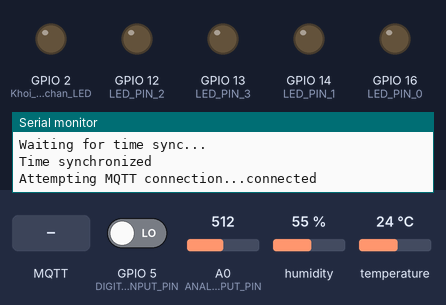
A sketch run on a simulated ESP8266 (NodeMCU). Shown: output pins drawn as LEDs (lit = HIGH), the last lines printed to the serial monitor. The inputs (shaded band) are chosen by the test bench; at power-on: GPIO 5 (DIGITAL_INPUT_PIN) LOW, A0 (ANALOG_INPUT_PIN) = 512, humidity 55 %, temperature 24 °C. WiFi joins after 1.5 s; servers stay silent unless stated; the local clock reads 2024-03-15 10:24:30 at power-on unless the sketch sets it; random numbers use the default seed unless the sketch sets one; no MQTT or app messages arrive unless stated.

Above: at 2.7 s.
2.8 s: MQTT message "led1-on" arrives on the first subscribed topic
At 4.0 s:
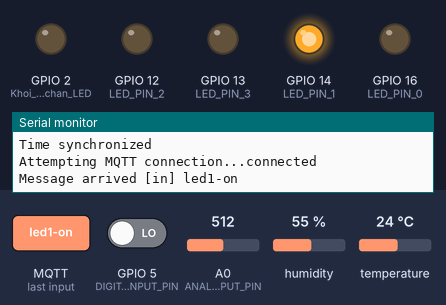
4.3 s: MQTT message "ON" arrives on the first subscribed topic
At 5.3 s:
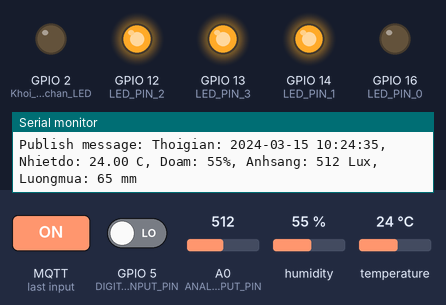
5.8 s: MQTT message "led1-off" arrives on the first subscribed topic
At 6.4 s:
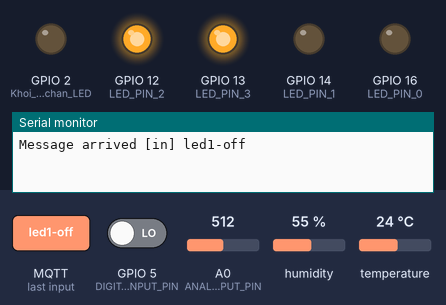
7.3 s: MQTT message "led2-off" arrives on the first subscribed topic
At 8.5 s:
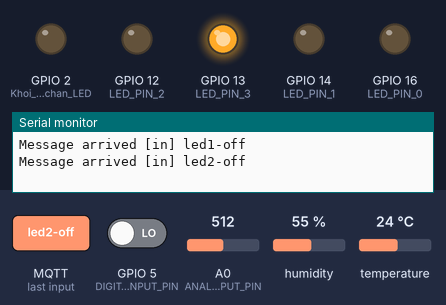
8.8 s: MQTT message "led1-on" arrives on the first subscribed topic
At 9.9 s:
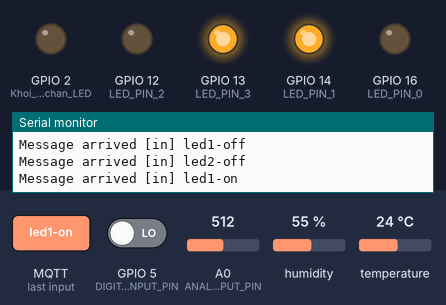
10.3 s: MQTT message "led2-on" arrives on the first subscribed topic
At 11.0 s:
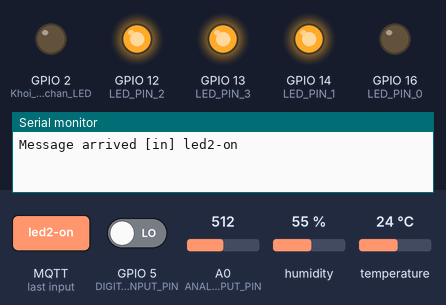
Timing chart, 0 to 12.8 s (numbered marks = the images above; inputs shaded):
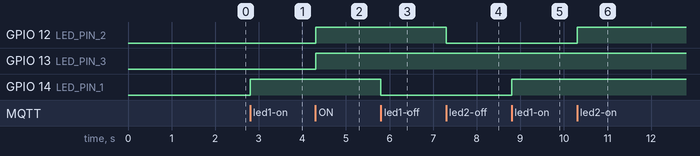

Measured:
- after the input at 2.8 s, GPIO 14 (LED_PIN_1): LOW → HIGH at once
- after the input at 4.3 s, GPIO 12 (LED_PIN_2), GPIO 13 (LED_PIN_3): LOW → HIGH at once
- after the input at 5.8 s, GPIO 14 (LED_PIN_1): HIGH → LOW at once
- after the input at 7.3 s, GPIO 12 (LED_PIN_2): HIGH → LOW at once
- after the input at 8.8 s, GPIO 14 (LED_PIN_1): LOW → HIGH at once
- after the input at 10.3 s, GPIO 12 (LED_PIN_2): LOW → HIGH at once

The sketch:

code_esp8266.ino
```cpp
#include <ESP8266WiFi.h>
#include <PubSubClient.h>
#include "DHT.h"
#include <time.h>  // Them thu vien time.h de lay thoi gian

// Cau hinh WiFi va MQTT
const char* ssid = "Redmi 12";
const char* password = "88888888";
const char* mqtt_server = "192.168.231.46";  // Dia chi IP Mosquitto MQTT Broker

// Cau hinh cam bien DHT
#define DPIN 4        // (D2)
#define DTYPE DHT11   // Xac dinh loai cam bien DHT 11

DHT dht(DPIN, DTYPE);

// Cau hinh cam bien anh sang
#define ANALOG_INPUT_PIN A0  // Chan analog (A0 tren ESP8266)
#define DIGITAL_INPUT_PIN 5  // Chan digital (D1)

// Cau hinh chan LED
#define LED_PIN_1 14  // Chan D5
#define LED_PIN_2 12  // Chan D6
#define LED_PIN_3 13  // Chan D7
#define LED_PIN_0 16  // Chan D0

// Cau hinh MQTT client
WiFiClient espClient;
PubSubClient client(espClient);

unsigned long lastMsg = 0;
#define MSG_BUFFER_SIZE (100)
char msg[MSG_BUFFER_SIZE];

bool warningLedBlink = false;  // Trang thai nhap nhay cua LED canh bao
unsigned long previousMillis = 0;
const long interval = 500;  // delay 0.5

// Cau hinh mui gio
const char* ntpServer = "pool.ntp.org";
const long gmtOffset_sec = 7 * 3600;  // GMT+7 (Chinh sua theo mui gio cua ban)
const int daylightOffset_sec = 0;

// Ham lay thoi gian hien tai
String getFormattedTime() {
  time_t now = time(nullptr);
  if (now < 0) { // Kiểm tra thời gian hợp lệ
    return "N/A"; // Trả về N/A nếu thời gian chưa được đồng bộ
  }

  struct tm timeinfo;
  localtime_r(&now, &timeinfo);
  char buffer[30];
  strftime(buffer, 30, "%Y-%m-%d %H:%M:%S", &timeinfo);
  return String(buffer);
}

void setup_wifi() {
  delay(10);
  Serial.println();
  Serial.print("Connecting to ");
  Serial.println(ssid);

  WiFi.mode(WIFI_STA);
  WiFi.begin(ssid, password);

  while (WiFi.status() != WL_CONNECTED) {
    delay(500);
    Serial.print(".");
  }

  Serial.println("");
  Serial.println("WiFi connected");
  Serial.println("IP address: ");
  Serial.println(WiFi.localIP());

  // Cau hinh de lay thoi gian
  configTime(gmtOffset_sec, daylightOffset_sec, ntpServer);
  Serial.println("Waiting for time sync...");

  // Thêm thời gian chờ cho đến khi có thời gian hợp lệ
  for (int i = 0; i < 10; i++) {
    if (time(nullptr) > 0) {
      break; // Thoát nếu thời gian hợp lệ
    }
    delay(1000);
    Serial.print(".");
  }

  Serial.println("\nTime synchronized");
}

void callback(char* topic, byte* payload, unsigned int length) {
  Serial.print("Message arrived [");
  Serial.print(topic);
  Serial.print("] ");

  // Chuyen payload thanh chuoi
  String message;
  for (int i = 0; i < length; i++) {
    message += (char)payload[i];
  }

  Serial.println(message);

  // Bat tat LED tuong ung voi tin nhan
  if (message == "led1-on") {
    digitalWrite(LED_PIN_1, HIGH);  // Bat LED 1
  } else if (message == "led1-off") {
    digitalWrite(LED_PIN_1, LOW);   // Tat LED 1
  } else if (message == "led2-on") {
    digitalWrite(LED_PIN_2, HIGH);  // Bat LED 2
  } else if (message == "led2-off") {
    digitalWrite(LED_PIN_2, LOW);   // Tat LED 2
  } else if (message == "led3-on") {
    digitalWrite(LED_PIN_3, HIGH);  // Bat LED 3
  } else if (message == "led3-off") {
    digitalWrite(LED_PIN_3, LOW);   // Tat LED 3
  } else if (message == "ON") {
    digitalWrite(LED_PIN_1, HIGH);
    digitalWrite(LED_PIN_2, HIGH);
    digitalWrite(LED_PIN_3, HIGH);
  } else if (message == "OFF") {
    digitalWrite(LED_PIN_1, LOW);
    digitalWrite(LED_PIN_2, LOW);
    digitalWrite(LED_PIN_3, LOW);
  } else if (message == "led4-on") {
    warningLedBlink = true;  // Bat che do nhap nhay LED canh bao
  } else if (message == "led4-off") {
    warningLedBlink = false;  // Tat che do nhap nhay LED canh bao
    digitalWrite(LED_PIN_0, LOW);  // Tat LED canh bao
  }
}

void reconnect() {
  while (!client.connected()) {
    Serial.print("Attempting MQTT connection...");
    String clientId = "ESP8266Client-";
    clientId += String(random(0xffff), HEX);
    // Ket noi voi ten nguoi dung va mat khau
    if (client.connect(clientId.c_str(), "tutran", "1234")) {
      Serial.println("connected");
      client.subscribe("in");
    } else {
      Serial.print("failed, rc=");
      Serial.print(client.state());
      Serial.println(" try again in 2 seconds");
      delay(2000);
    }
  }
}

void setup() {
  pinMode(BUILTIN_LED, OUTPUT);  // Khoi tao chan LED
  pinMode(DIGITAL_INPUT_PIN, INPUT);  // Khoi tao chan digital
  pinMode(LED_PIN_1, OUTPUT);  // Khoi tao chan LED 1
  pinMode(LED_PIN_2, OUTPUT);  // Khoi tao chan LED 2
  pinMode(LED_PIN_3, OUTPUT);  // Khoi tao chan LED 3
  pinMode(LED_PIN_0, OUTPUT);  // Khoi tao chan LED canh bao
  Serial.begin(115200);
  setup_wifi();
  client.setServer(mqtt_server, 2003);
  client.setCallback(callback);
  dht.begin();
}

void loop() {
  if (!client.connected()) {
    reconnect();
  }
  client.loop();

  unsigned long now = millis();
  if (now - lastMsg > 5000) {  // Chu ky phat 5 giay
    lastMsg = now;

    // Doc du lieu tu cam bien DHT
    float tc = dht.readTemperature(false);  // Doc nhiet do (°C)
    float hu = dht.readHumidity();          // Doc do am

    // Doc gia tri tu cac chan analog va digital
    int analogValue = analogRead(ANALOG_INPUT_PIN); // Doc gia tri tu chan A0 (cam bien anh sang)
    int digitalValue = digitalRead(DIGITAL_INPUT_PIN); // Doc gia tri tu GPIO5 (chan digital)

    // Kiem tra loi doc cam bien DHT
    if (isnan(tc) || isnan(hu)) {
      Serial.println("Failed to read from DHT sensor!");
      return;
    }

    // Lay thoi gian thuc tu NTP
    String currentTime = getFormattedTime();

    //  luong mua
    int rainfall = random(0, 101);

    // Phat du lieu nhiet do, do am, cam bien va thoi gian
    snprintf(msg, MSG_BUFFER_SIZE, "Thoigian: %s, Nhietdo: %.2f C, Doam: %.0f%%, Anhsang: %d Lux, Luongmua: %d mm", currentTime.c_str(), tc, hu, analogValue, rainfall);
    Serial.print("Publish message: ");
    Serial.println(msg);
    client.publish("out", msg);
  }

  // Xu ly nhap nhay LED canh bao
  if (warningLedBlink) {
    unsigned long currentMillis = millis();
    if (currentMillis - previousMillis >= interval) {
      previousMillis = currentMillis;
      int state = digitalRead(LED_PIN_0);
      digitalWrite(LED_PIN_0, !state);  // Dao trang thai LED
    }
  }
}
```
